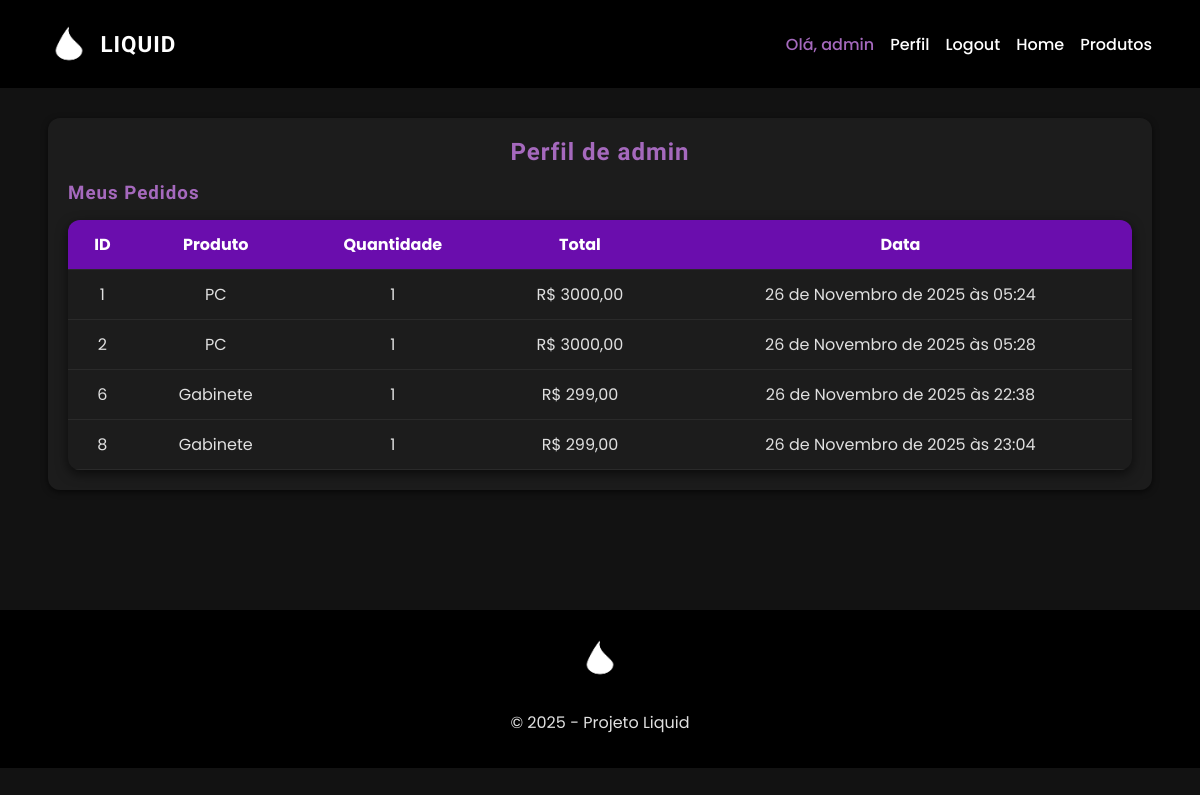
Before: /perfil/ (signed in) with the older database file.
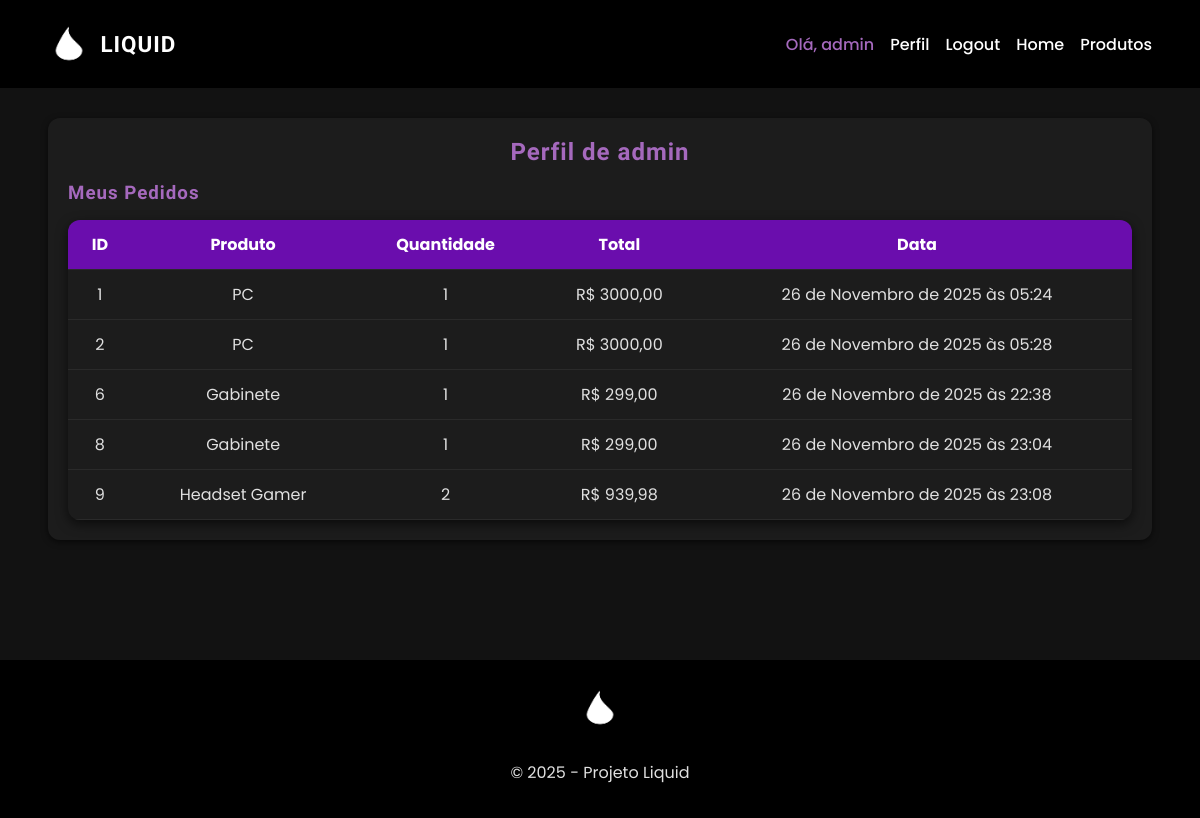
After: the same page with the newer database file.
### app/models.py (models this page shows, shortened)
class BaseModel(models.Model):
    criado_em = models.DateTimeField(auto_now_add=True)
    atualizado_em = models.DateTimeField(auto_now=True)
    class Meta:
        abstract = True

class Pedido(BaseModel):
    usuario = models.ForeignKey(User, on_delete=models.CASCADE)
    produto = models.ForeignKey(Produto, on_delete=models.CASCADE)
    quantidade = models.PositiveIntegerField()
    total = models.DecimalField(max_digits=10, decimal_places=2)
    data = models.DateTimeField(auto_now_add=True)

class Produto(BaseModel):
    nome = models.CharField(max_length=200)
    estoque = models.PositiveIntegerField()
    preco = models.DecimalField(max_digits=10, decimal_places=2)
    descricao = models.TextField()
    foto = models.ImageField(upload_to='produtos/', blank=True, null=True)

### app/views.py (the view)
# urls.py: path("perfil/", views.perfil, name="perfil"),
@login_required
def perfil(request):
    pedidos = Pedido.objects.filter(usuario=request.user)
    return render(request, "perfil.html", {"pedidos": pedidos})

### app/context_processors.py (called while the page is built)
def pagina_context(request):
    pagina = Pagina.objects.first()
    return {"pagina": pagina}

### app/templates/perfil.html (shortened to what this page needs)
{% extends 'base.html' %}
{% block content %}
<h2>Perfil de {{ request.user.username }}</h2>
<h3>Meus Pedidos</h3>
<div class="table-wrapper">
    <table class="table">
        <thead>
            <tr>
                <th>ID</th>
                <th>Produto</th>
                <th>Quantidade</th>
                <th>Total</th>
                <th>Data</th>
            </tr>
        </thead>
        <tbody>
            {% for pedido in pedidos %}
            <tr>
                <td data-label="ID">{{ pedido.id }}</td>
                <td data-label="Produto">{{ pedido.produto.nome }}</td>
                <td data-label="Quantidade">{{ pedido.quantidade }}</td>
                <td data-label="Total">R$ {{ pedido.total }}</td>
                <td data-label="Data">{{ pedido.data }}</td>
            </tr>
            {% empty %}
            <tr><td colspan="5">Nenhum pedido realizado.</td></tr>
            {% endfor %}
        </tbody>
    </table>
</div>
{% endblock %}

Changed rows visible on the page:
added Pedido: id "9", produto.nome "Headset Gamer", quantidade "2", total "939,98", data "26 de Novembro de 2025 às 23:08"
